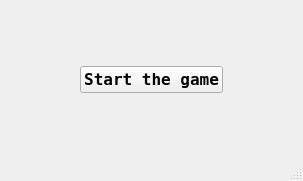
<?xml version="1.0" encoding="UTF-8"?>
<ui version="4.0">
 <class>StartWindow</class>
 <widget class="QMainWindow" name="StartWindow">
  <property name="geometry">
   <rect>
    <x>0</x>
    <y>0</y>
    <width>303</width>
    <height>181</height>
   </rect>
  </property>
  <property name="windowTitle">
   <string>StartWindow</string>
  </property>
  <widget class="QWidget" name="centralwidget">
   <layout class="QGridLayout" name="gridLayout">
    <item row="0" column="0">
     <widget class="QPushButton" name="pushButton">
      <property name="sizePolicy">
       <sizepolicy hsizetype="Maximum" vsizetype="Maximum">
        <horstretch>0</horstretch>
        <verstretch>0</verstretch>
       </sizepolicy>
      </property>
      <property name="font">
       <font>
        <family>Terminal</family>
        <pointsize>12</pointsize>
        <bold>true</bold>
       </font>
      </property>
      <property name="cursor">
       <cursorShape>PointingHandCursor</cursorShape>
      </property>
      <property name="text">
       <string>Start the game</string>
      </property>
     </widget>
    </item>
   </layout>
  </widget>
  <widget class="QMenuBar" name="menubar">
   <property name="geometry">
    <rect>
     <x>0</x>
     <y>0</y>
     <width>303</width>
     <height>25</height>
    </rect>
   </property>
  </widget>
  <widget class="QStatusBar" name="statusbar"/>
 </widget>
 <resources/>
 <connections/>
</ui>
